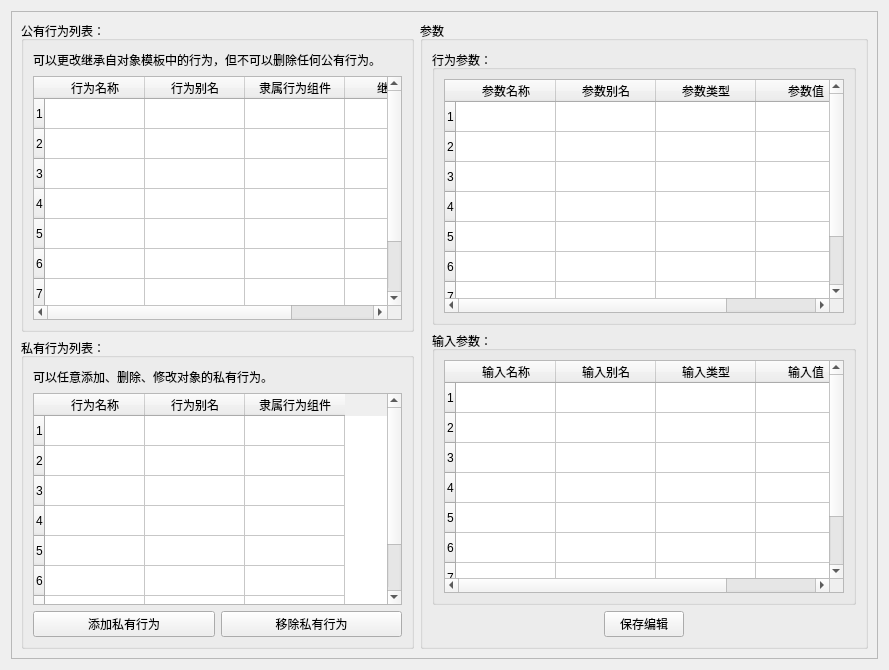
<?xml version="1.0" encoding="UTF-8"?>
<ui version="4.0">
 <class>ObjectClassBehaviorWidget</class>
 <widget class="QWidget" name="ObjectClassBehaviorWidget">
  <property name="geometry">
   <rect>
    <x>0</x>
    <y>0</y>
    <width>889</width>
    <height>670</height>
   </rect>
  </property>
  <property name="windowTitle">
   <string>行为能力</string>
  </property>
  <layout class="QGridLayout" name="gridLayout_4">
   <item row="0" column="0">
    <widget class="QScrollArea" name="scrollArea">
     <property name="widgetResizable">
      <bool>true</bool>
     </property>
     <widget class="QWidget" name="scrollAreaWidgetContents">
      <property name="geometry">
       <rect>
        <x>0</x>
        <y>0</y>
        <width>951</width>
        <height>625</height>
       </rect>
      </property>
      <layout class="QGridLayout" name="gridLayout_8">
       <item row="0" column="0">
        <layout class="QGridLayout" name="gridLayout_7">
         <item row="0" column="0">
          <widget class="QGroupBox" name="groupBox_3">
           <property name="title">
            <string>公有行为列表：</string>
           </property>
           <layout class="QGridLayout" name="gridLayout">
            <item row="0" column="0">
             <layout class="QVBoxLayout" name="verticalLayout">
              <item>
               <layout class="QHBoxLayout" name="horizontalLayout">
                <item>
                 <widget class="QLabel" name="label_3">
                  <property name="text">
                   <string>可以更改继承自对象模板中的行为，但不可以删除任何公有行为。</string>
                  </property>
                 </widget>
                </item>
                <item>
                 <spacer name="horizontalSpacer">
                  <property name="orientation">
                   <enum>Qt::Horizontal</enum>
                  </property>
                  <property name="sizeHint" stdset="0">
                   <size>
                    <width>40</width>
                    <height>20</height>
                   </size>
                  </property>
                 </spacer>
                </item>
               </layout>
              </item>
              <item>
               <widget class="QTableWidget" name="tableWidget_2">
                <row>
                 <property name="text">
                  <string>1</string>
                 </property>
                </row>
                <row>
                 <property name="text">
                  <string>2</string>
                 </property>
                </row>
                <row>
                 <property name="text">
                  <string>3</string>
                 </property>
                </row>
                <row>
                 <property name="text">
                  <string>4</string>
                 </property>
                </row>
                <row>
                 <property name="text">
                  <string>5</string>
                 </property>
                </row>
                <row>
                 <property name="text">
                  <string>6</string>
                 </property>
                </row>
                <row>
                 <property name="text">
                  <string>7</string>
                 </property>
                </row>
                <row>
                 <property name="text">
                  <string>9</string>
                 </property>
                </row>
                <column>
                 <property name="text">
                  <string>行为名称</string>
                 </property>
                </column>
                <column>
                 <property name="text">
                  <string>行为别名</string>
                 </property>
                </column>
                <column>
                 <property name="text">
                  <string>隶属行为组件</string>
                 </property>
                </column>
                <column>
                 <property name="text">
                  <string>继承自</string>
                 </property>
                </column>
               </widget>
              </item>
             </layout>
            </item>
           </layout>
          </widget>
         </item>
         <item row="0" column="1" rowspan="2">
          <widget class="QGroupBox" name="groupBox_5">
           <property name="title">
            <string>参数</string>
           </property>
           <layout class="QGridLayout" name="gridLayout_5">
            <item row="0" column="0">
             <layout class="QVBoxLayout" name="verticalLayout_3">
              <item>
               <widget class="QGroupBox" name="groupBox">
                <property name="title">
                 <string>行为参数：</string>
                </property>
                <layout class="QGridLayout" name="gridLayout_3">
                 <item row="0" column="0">
                  <widget class="QTableWidget" name="tableWidget">
                   <property name="minimumSize">
                    <size>
                     <width>400</width>
                     <height>0</height>
                    </size>
                   </property>
                   <row>
                    <property name="text">
                     <string>1</string>
                    </property>
                   </row>
                   <row>
                    <property name="text">
                     <string>2</string>
                    </property>
                   </row>
                   <row>
                    <property name="text">
                     <string>3</string>
                    </property>
                   </row>
                   <row>
                    <property name="text">
                     <string>4</string>
                    </property>
                   </row>
                   <row>
                    <property name="text">
                     <string>5</string>
                    </property>
                   </row>
                   <row>
                    <property name="text">
                     <string>6</string>
                    </property>
                   </row>
                   <row>
                    <property name="text">
                     <string>7</string>
                    </property>
                   </row>
                   <row>
                    <property name="text">
                     <string>9</string>
                    </property>
                   </row>
                   <column>
                    <property name="text">
                     <string>参数名称</string>
                    </property>
                   </column>
                   <column>
                    <property name="text">
                     <string>参数别名</string>
                    </property>
                   </column>
                   <column>
                    <property name="text">
                     <string>参数类型</string>
                    </property>
                   </column>
                   <column>
                    <property name="text">
                     <string>参数值</string>
                    </property>
                   </column>
                  </widget>
                 </item>
                </layout>
               </widget>
              </item>
              <item>
               <widget class="QGroupBox" name="groupBox_2">
                <property name="enabled">
                 <bool>true</bool>
                </property>
                <property name="title">
                 <string>输入参数：</string>
                </property>
                <layout class="QGridLayout" name="gridLayout_6">
                 <item row="0" column="0">
                  <widget class="QTableWidget" name="tableWidget_3">
                   <property name="enabled">
                    <bool>true</bool>
                   </property>
                   <property name="minimumSize">
                    <size>
                     <width>400</width>
                     <height>0</height>
                    </size>
                   </property>
                   <row>
                    <property name="text">
                     <string>1</string>
                    </property>
                   </row>
                   <row>
                    <property name="text">
                     <string>2</string>
                    </property>
                   </row>
                   <row>
                    <property name="text">
                     <string>3</string>
                    </property>
                   </row>
                   <row>
                    <property name="text">
                     <string>4</string>
                    </property>
                   </row>
                   <row>
                    <property name="text">
                     <string>5</string>
                    </property>
                   </row>
                   <row>
                    <property name="text">
                     <string>6</string>
                    </property>
                   </row>
                   <row>
                    <property name="text">
                     <string>7</string>
                    </property>
                   </row>
                   <row>
                    <property name="text">
                     <string>9</string>
                    </property>
                   </row>
                   <column>
                    <property name="text">
                     <string>输入名称</string>
                    </property>
                   </column>
                   <column>
                    <property name="text">
                     <string>输入别名</string>
                    </property>
                   </column>
                   <column>
                    <property name="text">
                     <string>输入类型</string>
                    </property>
                   </column>
                   <column>
                    <property name="text">
                     <string>输入值</string>
                    </property>
                   </column>
                  </widget>
                 </item>
                </layout>
               </widget>
              </item>
              <item>
               <layout class="QHBoxLayout" name="horizontalLayout_2">
                <item>
                 <spacer name="horizontalSpacer_5">
                  <property name="orientation">
                   <enum>Qt::Horizontal</enum>
                  </property>
                  <property name="sizeHint" stdset="0">
                   <size>
                    <width>133</width>
                    <height>17</height>
                   </size>
                  </property>
                 </spacer>
                </item>
                <item>
                 <widget class="QPushButton" name="pushButton_editPrivateFormPart">
                  <property name="text">
                   <string>保存编辑</string>
                  </property>
                  <property name="icon">
                   <iconset resource="../ModelingTool.qrc">
                    <normaloff>:/ModelingTool/Images/saveProject.png</normaloff>:/ModelingTool/Images/saveProject.png</iconset>
                  </property>
                 </widget>
                </item>
                <item>
                 <spacer name="horizontalSpacer_6">
                  <property name="orientation">
                   <enum>Qt::Horizontal</enum>
                  </property>
                  <property name="sizeHint" stdset="0">
                   <size>
                    <width>133</width>
                    <height>17</height>
                   </size>
                  </property>
                 </spacer>
                </item>
               </layout>
              </item>
             </layout>
            </item>
           </layout>
          </widget>
         </item>
         <item row="1" column="0">
          <widget class="QGroupBox" name="groupBox_4">
           <property name="title">
            <string>私有行为列表：</string>
           </property>
           <layout class="QGridLayout" name="gridLayout_2">
            <item row="0" column="0">
             <layout class="QVBoxLayout" name="verticalLayout_2">
              <item>
               <layout class="QHBoxLayout" name="horizontalLayout_3">
                <item>
                 <widget class="QLabel" name="label_4">
                  <property name="text">
                   <string>可以任意添加、删除、修改对象的私有行为。</string>
                  </property>
                 </widget>
                </item>
                <item>
                 <spacer name="horizontalSpacer_4">
                  <property name="orientation">
                   <enum>Qt::Horizontal</enum>
                  </property>
                  <property name="sizeHint" stdset="0">
                   <size>
                    <width>40</width>
                    <height>20</height>
                   </size>
                  </property>
                 </spacer>
                </item>
               </layout>
              </item>
              <item>
               <widget class="QTableWidget" name="tableWidget_4">
                <row>
                 <property name="text">
                  <string>1</string>
                 </property>
                </row>
                <row>
                 <property name="text">
                  <string>2</string>
                 </property>
                </row>
                <row>
                 <property name="text">
                  <string>3</string>
                 </property>
                </row>
                <row>
                 <property name="text">
                  <string>4</string>
                 </property>
                </row>
                <row>
                 <property name="text">
                  <string>5</string>
                 </property>
                </row>
                <row>
                 <property name="text">
                  <string>6</string>
                 </property>
                </row>
                <row>
                 <property name="text">
                  <string>7</string>
                 </property>
                </row>
                <row>
                 <property name="text">
                  <string>9</string>
                 </property>
                </row>
                <column>
                 <property name="text">
                  <string>行为名称</string>
                 </property>
                </column>
                <column>
                 <property name="text">
                  <string>行为别名</string>
                 </property>
                </column>
                <column>
                 <property name="text">
                  <string>隶属行为组件</string>
                 </property>
                </column>
               </widget>
              </item>
              <item>
               <layout class="QHBoxLayout" name="horizontalLayout_4">
                <item>
                 <widget class="QPushButton" name="pushButton_addPrivateBehavior">
                  <property name="text">
                   <string>添加私有行为</string>
                  </property>
                  <property name="icon">
                   <iconset resource="../ModelingTool.qrc">
                    <normaloff>:/ModelingTool/Images/add.png</normaloff>:/ModelingTool/Images/add.png</iconset>
                  </property>
                 </widget>
                </item>
                <item>
                 <widget class="QPushButton" name="pushButton_removePrivateForm">
                  <property name="text">
                   <string>移除私有行为</string>
                  </property>
                  <property name="icon">
                   <iconset resource="../ModelingTool.qrc">
                    <normaloff>:/ModelingTool/Images/remove_circle.png</normaloff>:/ModelingTool/Images/remove_circle.png</iconset>
                  </property>
                 </widget>
                </item>
               </layout>
              </item>
             </layout>
            </item>
           </layout>
          </widget>
         </item>
        </layout>
       </item>
      </layout>
     </widget>
    </widget>
   </item>
  </layout>
 </widget>
 <resources>
  <include location="../ModelingTool.qrc"/>
 </resources>
 <connections/>
</ui>
